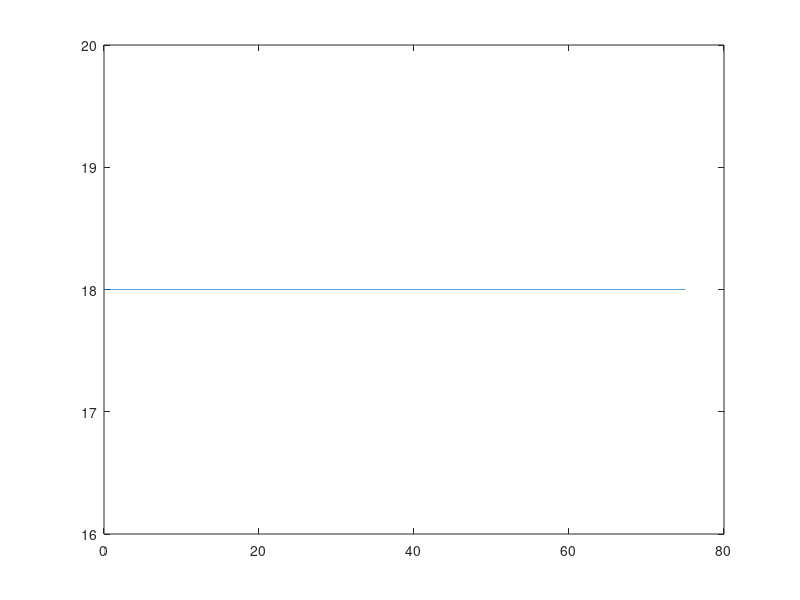

MATLAB code for this plot: (Note: this script raises an error after producing the figure.)
clear all;
close all;
clc;

%%
FileName = 'UniformShearedSteady_URef_18';

%% Preprocessing
% time
T           = 75;                   % [s]   simulation length
dt          = 1/80;               	% [s]   simulation time step

% wind
V_hub       = 18;                   % [m/s] mean wind speed at hub height 

% calculation of wind signals
t           = 0:dt:T-dt;

u           = ones(1, length(t)).*V_hub;



figure()
plot(t,u)


% Some variables required in the Type 4 wind: Bladed style
HubHeight   = 150;
dy          = 6;
dz          = 6;
Ny          = 51;
Nz          = 51;
URef        = V_hub;
zOffset     = HubHeight;
z0          = 0.1;          % the rougthness length, not really used
z           = linspace(-zOffset,zOffset,Nz)+zOffset;
DuDz        = 0.005;

SummVars(1) = HubHeight;    % HubHeight
SummVars(3) = URef;

velocity    = zeros(max(size(t)),3,Ny,Nz);
% prepare to write out
for iy = 1:Ny
    for iz = 1:Nz
        velocity(:,1,iy,iz) = u+(z(iz)-zOffset)*DuDz;
    end
end

% here we use std u for v and w components, to avoid dividing by zero
SummVars(4) = 0.1;
SummVars(5) = 0.1;
SummVars(6) = 0.1;

disp('Exporting rotor plane wind field as ".wnd" binary files...')
% write the .wnd
WriteBLgrid([FileName '.wnd'], velocity, dy, dz, dt, zOffset, z0, SummVars)

% Now write a sum file
fileID    = fopen([FileName '.sum'],'w');
fprintf(fileID,'This summary file is not complete it only contains required information for the OpenFAST');
fprintf(fileID,'\n');
fprintf(fileID,'F        Clockwise rotation when looking downwind?\n');
fprintf(fileID,[num2str(SummVars(1)) '  Hub height [m] \n']);
fprintf(fileID,['UBar   =  ' num2str(SummVars(3)) ' m/s \n']);
fprintf(fileID,['TI(u)  =  ' num2str(SummVars(4)) ' %%\n']);
fprintf(fileID,['TI(v)  =  ' num2str(SummVars(5)) ' %%\n']);
fprintf(fileID,['TI(w)  =  ' num2str(SummVars(6)) ' %%\n']);
fprintf(fileID,['Height Offset =  ' num2str(0) ' m\n']);
fprintf(fileID,'Creating a PERIODIC output file.');
fclose(fileID);

